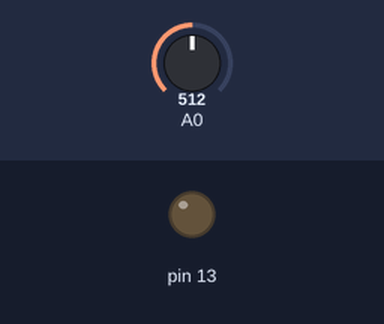
Bench run of a sketch on a simulated Arduino Uno, built with avr-gcc and run on an emulated ATmega328P. Shown: output pins drawn as LEDs (lit = HIGH). The inputs (shaded band) are chosen by the test bench; at power-on: A0 = 512.

Above: at 1.2 s.
1.3 s: A0 set to 794
2.8 s: A0 set to 814
At 3.4 s:
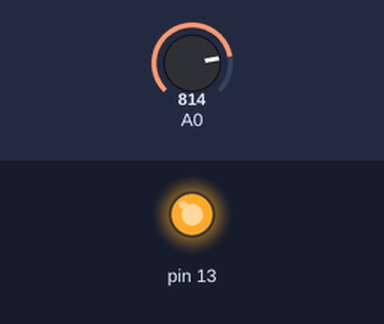
4.3 s: A0 set to 790
At 5.5 s:
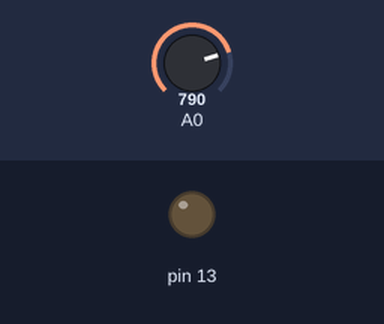
5.8 s: A0 set to 810
At 6.9 s:
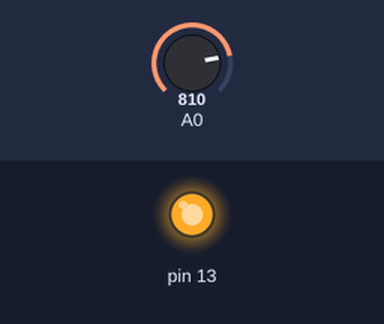
Timing chart, 0 to 8.3 s (numbered marks = the images above; inputs shaded):
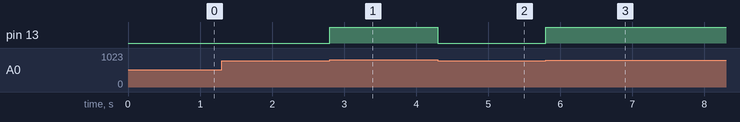

Measured:
- the behaviour switches between 800 and 801 on A0 (found by bisection; images 0 and 1)
- after the input at 1.3 s, every drawn part: stays the same
- after the input at 2.8 s, pin 13: LOW → HIGH at once
- after the input at 4.3 s, pin 13: HIGH → LOW at once
- after the input at 5.8 s, pin 13: LOW → HIGH at once

The sketch:

potentiometer_analog_input_1.ino
```cpp
int sensorValue = 0;

void setup()
{
  pinMode(A0, INPUT);
  pinMode(13, OUTPUT);
}

void loop()
{
  // read the value from the sensor
  sensorValue = analogRead(A0);
  // turn the LED on
  if (sensorValue > 800){
    digitalWrite(13, HIGH);
  }
   else {
    digitalWrite(13, LOW);
   }
  }
```
